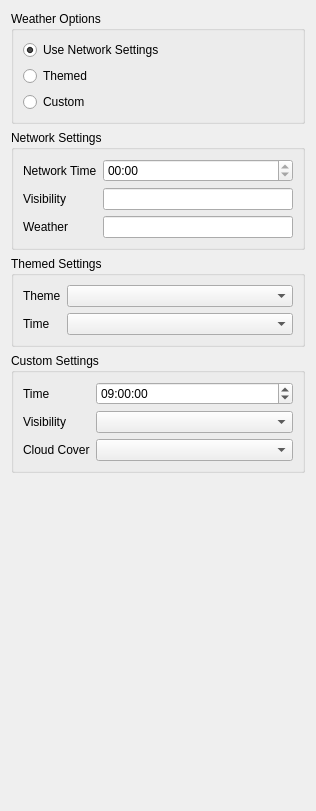
              <widget class="QWidget" name="scrollAreaWidgetContents_3">
               <property name="geometry">
                <rect>
                 <x>0</x>
                 <y>0</y>
                 <width>316</width>
                 <height>811</height>
                </rect>
               </property>
               <layout class="QVBoxLayout" name="verticalLayout_3">
                <item>
                 <widget class="QGroupBox" name="mWeatherGroupBox">
                  <property name="sizePolicy">
                   <sizepolicy hsizetype="Preferred" vsizetype="Minimum">
                    <horstretch>0</horstretch>
                    <verstretch>0</verstretch>
                   </sizepolicy>
                  </property>
                  <property name="title">
                   <string>Weather Options</string>
                  </property>
                  <layout class="QVBoxLayout">
                   <item>
                    <widget class="QRadioButton" name="mWeatherUseNetworkSettingsRadioButton">
                     <property name="text">
                      <string>Use Network Settings</string>
                     </property>
                     <property name="checked">
                      <bool>true</bool>
                     </property>
                    </widget>
                   </item>
                   <item>
                    <widget class="QRadioButton" name="mWeatherThemedRadioButton">
                     <property name="text">
                      <string>Themed</string>
                     </property>
                     <property name="checked">
                      <bool>false</bool>
                     </property>
                    </widget>
                   </item>
                   <item>
                    <widget class="QRadioButton" name="mWeatherCustomRadioButton">
                     <property name="text">
                      <string>Custom</string>
                     </property>
                    </widget>
                   </item>
                  </layout>
                 </widget>
                </item>
                <item>
                 <widget class="QGroupBox" name="mNetSetGroupBox">
                  <property name="sizePolicy">
                   <sizepolicy hsizetype="Preferred" vsizetype="Minimum">
                    <horstretch>0</horstretch>
                    <verstretch>0</verstretch>
                   </sizepolicy>
                  </property>
                  <property name="title">
                   <string>Network Settings</string>
                  </property>
                  <layout class="QFormLayout" name="formLayout_4">
                   <item row="0" column="0">
                    <widget class="QLabel" name="mNetworkTimeLabel_2">
                     <property name="text">
                      <string>Network Time</string>
                     </property>
                    </widget>
                   </item>
                   <item row="0" column="1">
                    <widget class="QTimeEdit" name="mNetworkTimeTimeEdit">
                     <property name="toolTip">
                      <string>The time of the network of the current network connection</string>
                     </property>
                     <property name="readOnly">
                      <bool>true</bool>
                     </property>
                     <property name="maximumDate">
                      <date>
                       <year>2000</year>
                       <month>1</month>
                       <day>1</day>
                      </date>
                     </property>
                     <property name="displayFormat">
                      <string>hh:mm</string>
                     </property>
                    </widget>
                   </item>
                   <item row="1" column="0">
                    <widget class="QLabel" name="mVisibilityLabel_2">
                     <property name="text">
                      <string>Visibility</string>
                     </property>
                    </widget>
                   </item>
                   <item row="1" column="1">
                    <widget class="QLineEdit" name="mVisibilityLineEdit">
                     <property name="toolTip">
                      <string>The visibility of the network of the current network connection</string>
                     </property>
                     <property name="readOnly">
                      <bool>true</bool>
                     </property>
                    </widget>
                   </item>
                   <item row="2" column="0">
                    <widget class="QLabel" name="mWeatherLabel_2">
                     <property name="text">
                      <string>Weather</string>
                     </property>
                    </widget>
                   </item>
                   <item row="2" column="1">
                    <widget class="QLineEdit" name="mWeatherLineEdit">
                     <property name="toolTip">
                      <string>The weather of the network of the current network connection</string>
                     </property>
                     <property name="readOnly">
                      <bool>true</bool>
                     </property>
                    </widget>
                   </item>
                  </layout>
                 </widget>
                </item>
                <item>
                 <widget class="QGroupBox" name="mThemedSettingsGroupBox">
                  <property name="sizePolicy">
                   <sizepolicy hsizetype="Preferred" vsizetype="Minimum">
                    <horstretch>0</horstretch>
                    <verstretch>0</verstretch>
                   </sizepolicy>
                  </property>
                  <property name="title">
                   <string>Themed Settings</string>
                  </property>
                  <layout class="QFormLayout" name="formLayout_5">
                   <item row="0" column="0">
                    <widget class="QLabel" name="mThemeLabel">
                     <property name="text">
                      <string>Theme</string>
                     </property>
                    </widget>
                   </item>
                   <item row="0" column="1">
                    <widget class="QComboBox" name="mThemeComboBox">
                     <property name="sizePolicy">
                      <sizepolicy hsizetype="Preferred" vsizetype="Fixed">
                       <horstretch>1</horstretch>
                       <verstretch>0</verstretch>
                      </sizepolicy>
                     </property>
                    </widget>
                   </item>
                   <item row="1" column="0">
                    <widget class="QLabel" name="mTimeLabel">
                     <property name="text">
                      <string>Time</string>
                     </property>
                    </widget>
                   </item>
                   <item row="1" column="1">
                    <widget class="QComboBox" name="mTimeComboBox"/>
                   </item>
                  </layout>
                 </widget>
                </item>
                <item>
                 <widget class="QGroupBox" name="mCustomSettingsGroupBox">
                  <property name="sizePolicy">
                   <sizepolicy hsizetype="Preferred" vsizetype="Minimum">
                    <horstretch>0</horstretch>
                    <verstretch>0</verstretch>
                   </sizepolicy>
                  </property>
                  <property name="title">
                   <string>Custom Settings</string>
                  </property>
                  <layout class="QFormLayout" name="formLayout_6">
                   <item row="0" column="0">
                    <widget class="QLabel" name="mCustomTimeLabel">
                     <property name="text">
                      <string>Time</string>
                     </property>
                    </widget>
                   </item>
                   <item row="0" column="1">
                    <widget class="QTimeEdit" name="mCustomTimeEdit">
                     <property name="sizePolicy">
                      <sizepolicy hsizetype="Minimum" vsizetype="Fixed">
                       <horstretch>1</horstretch>
                       <verstretch>0</verstretch>
                      </sizepolicy>
                     </property>
                     <property name="wrapping">
                      <bool>true</bool>
                     </property>
                     <property name="buttonSymbols">
                      <enum>QAbstractSpinBox::UpDownArrows</enum>
                     </property>
                     <property name="accelerated">
                      <bool>true</bool>
                     </property>
                     <property name="correctionMode">
                      <enum>QAbstractSpinBox::CorrectToNearestValue</enum>
                     </property>
                     <property name="time">
                      <time>
                       <hour>9</hour>
                       <minute>0</minute>
                       <second>0</second>
                      </time>
                     </property>
                     <property name="displayFormat">
                      <string>hh:mm:ss</string>
                     </property>
                     <property name="calendarPopup">
                      <bool>true</bool>
                     </property>
                    </widget>
                   </item>
                   <item row="1" column="0">
                    <widget class="QLabel" name="mCustomVisibilityLabel">
                     <property name="text">
                      <string>Visibility</string>
                     </property>
                    </widget>
                   </item>
                   <item row="1" column="1">
                    <widget class="QComboBox" name="mCustomVisibilityComboBox"/>
                   </item>
                   <item row="2" column="0">
                    <widget class="QLabel" name="mCustomCloudCoverLabel">
                     <property name="text">
                      <string>Cloud Cover</string>
                     </property>
                    </widget>
                   </item>
                   <item row="2" column="1">
                    <widget class="QComboBox" name="mCustomCloudCoverComboBox"/>
                   </item>
                  </layout>
                 </widget>
                </item>
                <item>
                 <spacer>
                  <property name="orientation">
                   <enum>Qt::Vertical</enum>
                  </property>
                  <property name="sizeHint" stdset="0">
                   <size>
                    <width>20</width>
                    <height>375</height>
                   </size>
                  </property>
                 </spacer>
                </item>
               </layout>
              </widget>
